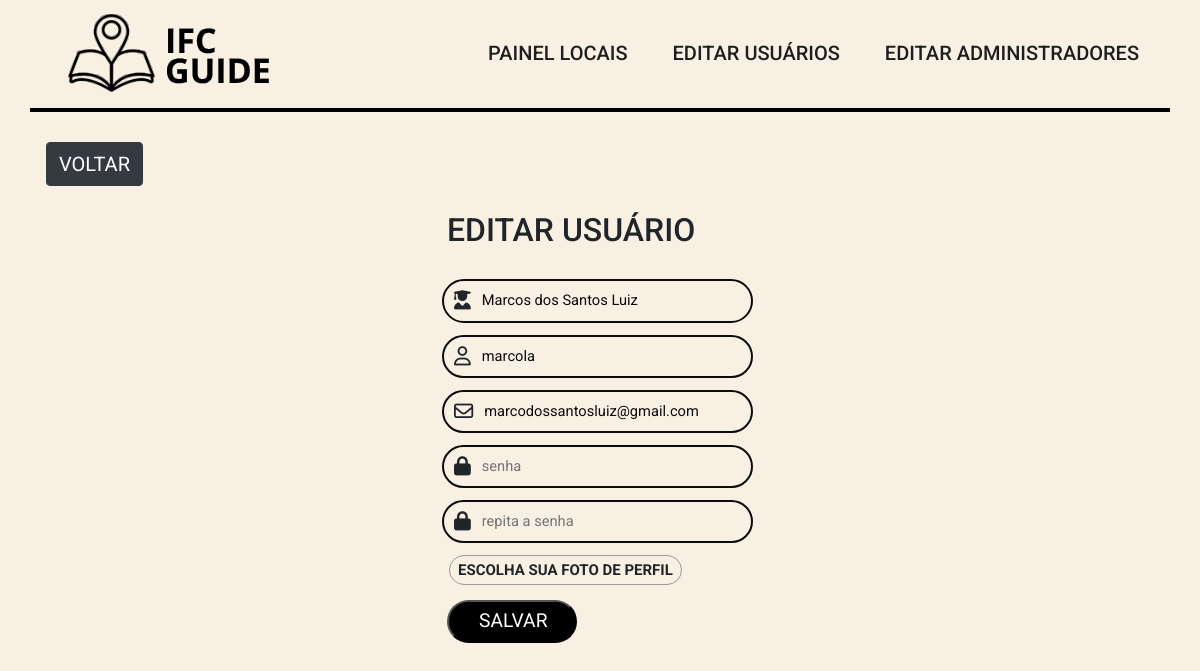
Page /views/editar-user.php (signed in) on the committed database.
### tables this page shows
CREATE TABLE `usuario` (
  `nome` varchar(100) NOT NULL,
  `user` varchar(50) NOT NULL,
  `email` varchar(100) NOT NULL,
  `senha` varchar(250) NOT NULL,
  `id` int(11) NOT NULL AUTO_INCREMENT,
  `admuser` tinyint(1) NOT NULL DEFAULT 0,
  PRIMARY KEY (`id`),
  UNIQUE KEY `nome` (`nome`),
  UNIQUE KEY `user` (`user`),
  UNIQUE KEY `email` (`email`)
);

### php/getusers.php (called while the page is built, shortened)
<?php
require('../php/config.php');
$id = $_SESSION['id'];
if ($id) {
    $sql = $pdo->prepare('SELECT * FROM usuario WHERE id = :id');
    $sql->bindValue('id', $id);
    $sql->execute();
    if ($sql->rowCount() > 0) {
        $info = $sql->fetch(PDO::FETCH_ASSOC);
    }
}
$sql = $pdo->query("SELECT * FROM usuario");
if ($sql->rowCount() > 0) {
    $infoall = $sql->fetchAll(PDO::FETCH_ASSOC);
}

### views/editar-user.php (the view, shortened to what this page needs)
<?php
require('../php/config.php');
require('../php/getusers.php');
require('header.php');
?>
<head>
    <link rel="stylesheet" href="../assets/css/main.css" />
</head>
<div class="container">
    <a class="back-button btn btn-dark" href="home.php">Voltar</a>
    <div class="containerForm">
        <div class="editar-area">
            <h2>Editar usuário</h2>
            <form method='POST' action='../php/editaruser.php' enctype="multipart/form-data">
                <div class="input">
                    <i class="fa fa-user-graduate"></i>
                    <input type="text" name="nome" placeholder="nome completo" value="<?= $info['nome']; ?>">
                </div>
                <div class="input">
                    <i class="fa-regular fa-user"></i>
                    <input type="text" name="user" placeholder="usuário" value="<?= $info['user']; ?>">
                </div>
                <div class="input">
                    <i class="fa-regular fa-envelope"></i>
                    <input type="email" name="email" placeholder="email" value="<?= $info['email']; ?>">
                </div>
                <div class="input">
                    <i class="fa fa-lock"></i>
                    <input type="password" name="password" placeholder="senha">
                </div>
                <div class="input">
                    <i class="fa fa-lock"></i>
                    <input type="password" name="rpassword" placeholder="repita a senha">
                </div>
                <div class="input-file">
                    <input type="file" class="fotouser" name="fotouser" />
                </div>
                <div class="buttons-area">
                    <input class="buttons-user" type="submit" value="Salvar">
                </div>
            </form>
        </div>
    </div>
</div>
</body>
</html>

### assets/css/global.css (style rules this page uses)
.back-button { margin-bottom: 25px; font-size: 20px; text-transform: uppercase; }

### assets/css/acesso.css (style rules this page uses)
.containerForm { display: flex; align-items: center; justify-content: space-evenly; }
.container h2 { margin-bottom: 30px; text-transform: uppercase; }
.input { min-width: 280px; border-radius: 22px; border: 2px #0c0c0c solid; padding: 5px; margin: 0px 0px 12px -5px; }
.input input { width: 80%; border: none; outline: none; transform: translateY(-10%); color: #0c0c0c; font-size: 11pt; background: none; }
.input i { font-size: 1.2em; padding: 5px; }

### assets/css/asides.css (style rules this page uses)
.buttons-area { justify-content: first baseline; display: flex; margin-bottom: 30px; }

### assets/css/editaruser.css (style rules this page uses)
.buttons-user { text-transform: uppercase; max-width: 130px; width: 50%; background-color: black; border-radius: 28px; display: inline-block; cursor: pointer; color: white; font-size: 15px; padding: 5px 30px; text-decoration: none; font-size: 1.2em; outline: none; }

### assets/css/forms.css (style rules this page uses)
.fotouser::before { content: 'escolha sua foto de perfil'; background: linear-gradient(top, #f9f9f9, #e3e3e3); border: 1px solid #999; border-radius: 20px; text-transform: uppercase; padding: 5px 8px; outline: none; cursor: pointer; font-weight: 700; margin: 0px 0px 7px 2px; font-size:15px; }
.input-file { margin-bottom: 15px; }

### rows in the picture
usuario: nome "Marcos dos Santos Luiz", user "marcola", email "marcodossantosluiz@gmail.com"
